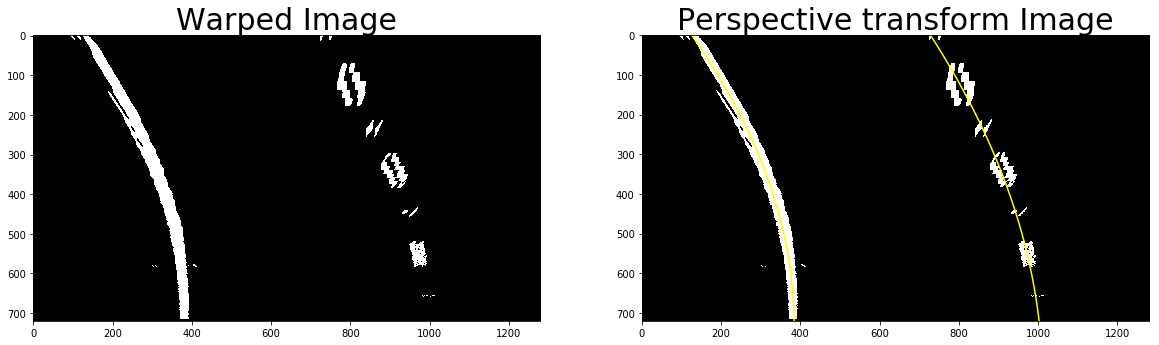
#> input picture Project4/test_images_me/detect_lines.png, 1159 x 345 px, given in place of calibration1.jpg, which was not available
$ jupyter execute --allow-errors Advanced_Lane_Finding_P4.ipynb   (shell and % lines are left out)   (older library calls are emulated)   (text cells are left out)
#> lines starting #> are read from the running program, lines starting #| are printed output that depends on the picture; pictures that were not available may be replaced by others from this repository, and a replacement may not be noted
[cell 1]
#set your chessboard size to 9x6 for the project
import matplotlib.image as mpimg
import glob
import numpy as np
import cv2
import matplotlib.pyplot as plt
import pickle

# prepare object points, like (0,0,0), (1,0,0), (2,0,0) ....,(8,5,0)
objp = np.zeros((9*6,3), np.float32)
objp[:,:2] = np.mgrid[0:9, 0:6].T.reshape(-1,2)

# Arrays to store object points and image points from all the images.
objpoints = [] # 3d points in real world space
imgpoints = [] # 2d points in image plane.

#read images
images = glob.glob('camera_cal/calibration*.jpg')
for idx,image in enumerate(images):
    #gray transform
    img = mpimg.imread(image)
    gray = cv2.cvtColor(img,cv2.COLOR_RGB2GRAY)
    #find chessboard
    nx,ny = 9,6
    ret,corners = cv2.findChessboardCorners(gray,(nx,ny),None)
    if ret==True:
        objpoints.append(objp)
        imgpoints.append(corners)
        #draw chessboard,optional
        draw = cv2.drawChessboardCorners(img,(nx,ny),corners,ret)

#camera calibration
#> (the rest of this cell did not finish here and is left out)

[cell 2]
#undistorting the images
img = mpimg.imread('camera_cal/calibration1.jpg')
#> img is the input picture: shape (345, 1159, 4) float32; mean R, G, B, A 0.275, 0.275, 0.273, 0.743
#> (the rest of this cell did not finish here and is left out)

[cell 3]
# Read in an image
image = mpimg.imread('test_images/test5.jpg')
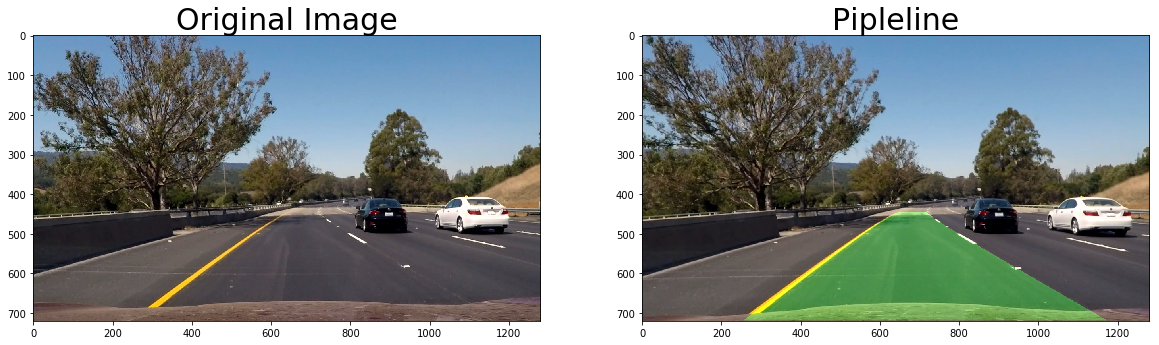
#> input picture Project4/test_images_me/pipleline.png, 1159 x 345 px, given in place of test5.jpg, which was not available
#> image is the input picture: shape (345, 1159, 4) float32; mean R, G, B, A 0.53, 0.561, 0.559, 0.738

def sobel_threshold(img, sobel_kernel=3, orient='x',thresh=(0,255)):
     # Apply the following steps to img
    # 1) Convert to grayscale
    gray = cv2.cvtColor(img,cv2.COLOR_RGB2GRAY)
    # 2) Take the derivative in x or y given orient = 'x' or 'y'
    if orient == 'x':
        sobel_val = cv2.Sobel(gray,cv2.CV_64F,1,0)
    elif orient == 'y':
        sobel_val = cv2.Sobel(gray,cv2.CV_64F,0,1)
    # 3) Take the absolute value of the derivative or gradient
    abs_sobel = np.absolute(sobel_val)
    # 4) Scale to 8-bit (0 - 255) then convert to type = np.uint8
    scaled_sobel = np.uint8(255*abs_sobel/np.max(abs_sobel))

    # 5) Create a mask of 1's where the scaled gradient magnitude
            # is > thresh_min and < thresh_max
    binary_output = np.zeros_like(scaled_sobel)
    # 6) Return this mask as your binary_output image
    binary_output[(scaled_sobel>thresh[0])&(scaled_sobel<thresh[1])] = 1
    return binary_output

def hls_threshold(img,channel='s',thresh=(0,255)):
    hls = cv2.cvtColor(img,cv2.COLOR_RGB2HLS)
    if channel == 'h':
        channel_val = hls[:,:,0]
    elif channel == 'l':
        channel_val = hls[:,:,1]
    elif channel == 's':
        channel_val = hls[:,:,2]
    #scaled_channel = np.uint8(255*channel_val*1.0/np.max(channel_val))
    scaled_channel = channel_val
    binary = np.zeros_like(scaled_channel)
    binary[(scaled_channel>thresh[0])&(scaled_channel<=thresh[1])]=1
    return binary


# Run the function
def sobel_hls_threshold(img,sobel_kernel,orient,sobel_thresh,hls_thresh):
    dir_binary = sobel_threshold(img, sobel_kernel=3,orient='x',thresh=sobel_thresh)
    channel_binary = hls_threshold(img,channel='s',thresh=hls_thresh)
    result_binary = np.zeros_like(channel_binary)
    result_binary[(dir_binary==1)|(channel_binary==1)]=1
    return result_binary
#the result
res = sobel_hls_threshold(image,sobel_kernel=3,orient='x',sobel_thresh=(55,150),hls_thresh=(180,255))
#> in sobel_threshold, `gray = cv2.cvtColor(img,cv2.COLOR_RGB2GRAY)`:
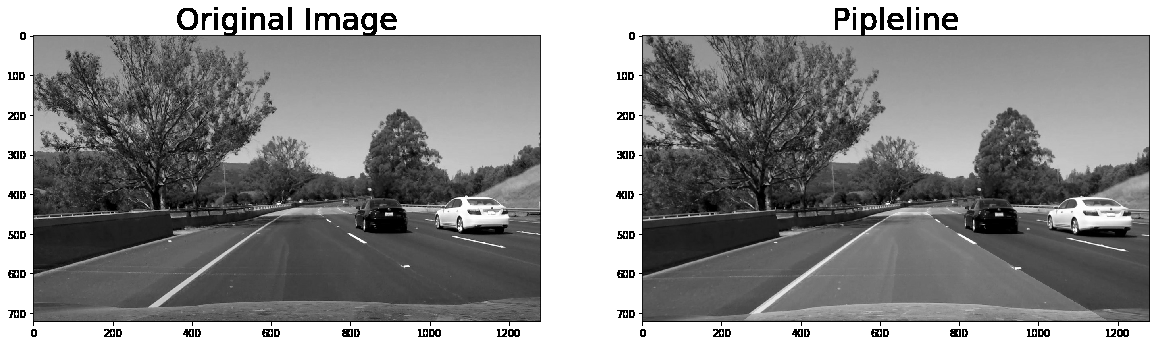
#> gray: shape (345, 1159) float32; min 0, max 1, mean 0.551
#> in sobel_threshold, `sobel_val = cv2.Sobel(gray,cv2.CV_64F,1,0)`:
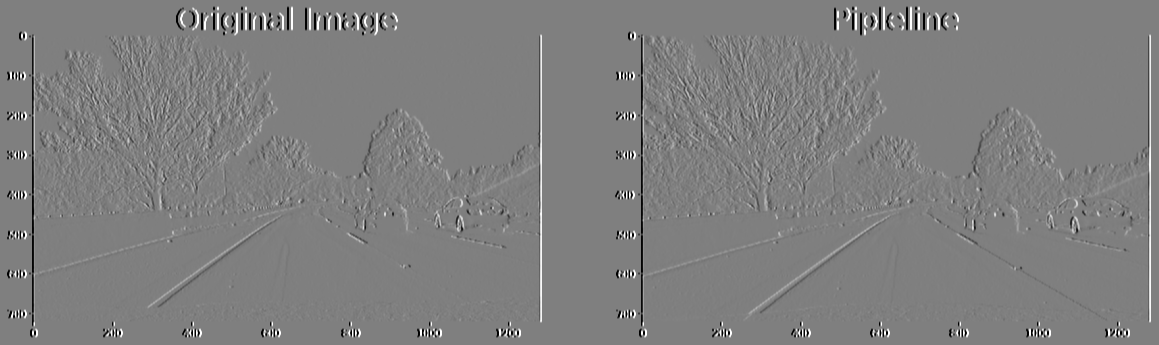
#> sobel_val: shape (345, 1159) float64; min -4, max 4, mean 0; drawn with min black and max white
#> in sobel_threshold, `abs_sobel = np.absolute(sobel_val)`:
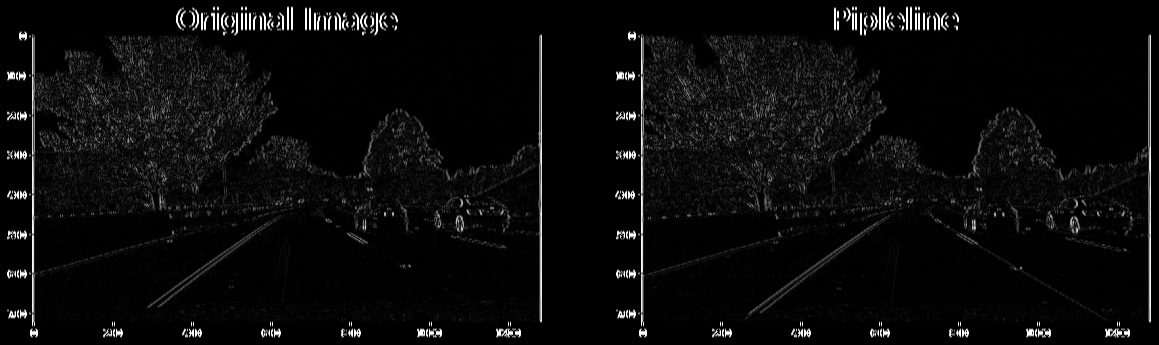
#> abs_sobel: shape (345, 1159) float64; min 0, max 4, mean 0.173; drawn with min black and max white
#> in sobel_hls_threshold, `dir_binary = sobel_threshold(img, sobel_kernel=3,orient='x',thresh=sob..`:
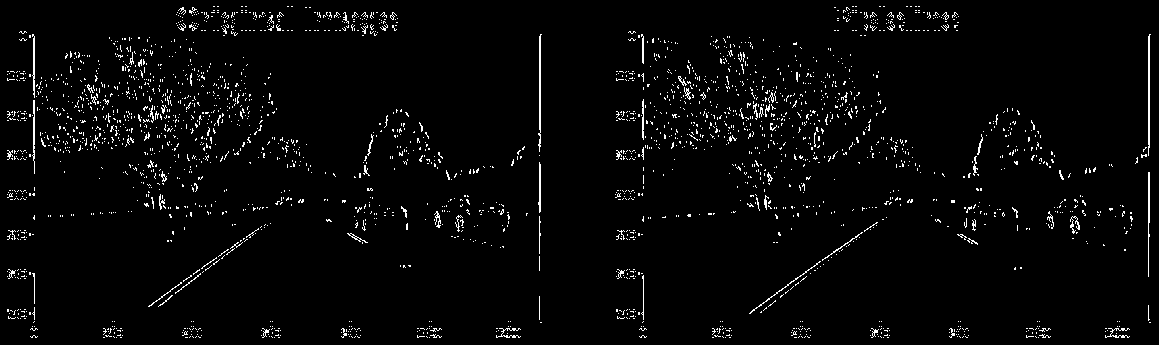
#> dir_binary: shape (345, 1159); values 0 (black) and 1 (white), 2.8% white in thin lines or dots
#> in hls_threshold, `hls = cv2.cvtColor(img,cv2.COLOR_RGB2HLS)`: hls: shape (345, 1159, 3) float32; mean of channels 0, 1, 2 106.5, 0.6, 0.2
#> in hls_threshold, `channel_val = hls[:,:,2]`:
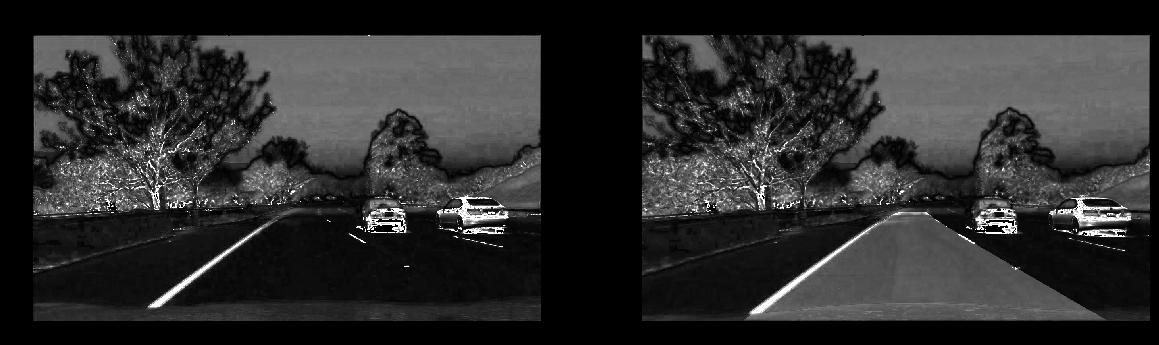
#> channel_val: shape (345, 1159) float32; min 0, max 1, mean 0.175
#> in sobel_hls_threshold, `channel_binary = hls_threshold(img,channel='s',thresh=hls_thresh)`: channel_binary: shape (345, 1159) float32; every value is 0

# Visualize threshold result
f, (ax1, ax2) = plt.subplots(1, 2, figsize=(20,10))
ax1.imshow(image,cmap = 'gray')
ax1.set_title('Original Image', fontsize=30)
ax2.imshow(res,cmap = 'gray')
ax2.set_title('combined sobelx and s channel thresholds', fontsize=30)
plt.show()

[cell 4]
#read image
image = mpimg.imread('test_images/straight_lines1.jpg')

src = np.float32([[197,720],[1142,720],[680,445],[599,445]])
dst = np.float32([[317,720],[955,720],[955,0],[317,0]])
M = cv2.getPerspectiveTransform(src,dst)
Minv =cv2.getPerspectiveTransform(dst,src)
#warp images
img_size = (image.shape[1],image.shape[0])
#> img_size = (1159, 345)
warped = cv2.warpPerspective(image,M,img_size)
#> warped: shape (345, 1159, 4) float32; every value is 0

# Visualize threshold result
f, (ax1, ax2) = plt.subplots(1, 2, figsize=(20,10))
ax1.imshow(image,cmap = 'gray')
ax1.set_title('Original Image', fontsize=30)
ax2.imshow(warped,cmap = 'gray')
ax2.set_title('Perspective transform Image', fontsize=30)
plt.show()

#> (a cell that did not finish here is left out)

[cell 6]
import numpy as np
import cv2
import matplotlib.pyplot as plt

# [78 lines left out: function detect_line, not called in this run]

#visualization
f, (ax1, ax2) = plt.subplots(1, 2, figsize=(20,10))
#> (the rest of this cell did not finish here and is left out)

[cell 7]
# Define conversions in x and y from pixels space to meters
# [19 lines left out: function cal_curvature_offset, not called in this run]
    #return left_curverad,right_curverad,offset

#> (the rest of this cell did not finish here and is left out)

[cell 8]
# Define a class to receive the characteristics of each line detection
class Line():
    # [21 lines left out: function __init__, not called in this run]

[cell 9]
# [18 lines left out: function unwarped_line, not called in this run]
#> (the rest of this cell did not finish here and is left out)

[cell 10]
#read image
image = mpimg.imread('test_images/test6.jpg')
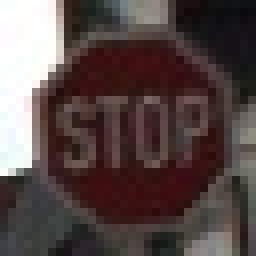
#> input picture P2/examples/test6.jpg, 32 x 32 px, found by its file name (shown 8 times larger)
#> image is the input picture: shape (32, 32, 3); mean R, G, B 87.3, 72.7, 70.9

def pipleline(image,sobel_kernel,orient,sobel_thresh,hls_thresh,nwindows=9,margin=100,minpix=50):
    #undistort image
    undist_image = cv2.undistort(image,mtx,dist,None,mtx)
    #sobelx and hls threshold
    thresh_image = sobel_hls_threshold(undist_image,sobel_kernel=sobel_kernel,orient=orient,sobel_thresh=sobel_thresh,hls_thresh=hls_thresh)
    #warp images
    img_size = (image.shape[1],image.shape[0])
    warped_image = cv2.warpPerspective(thresh_image,M,img_size)
    #detect line
    left_fit,right_fit,left_fitx,right_fitx = detect_line(warped_image,nwindows=nwindows,margin=margin,minpix=minpix)
    #
    #cal_curvature_offset(left_fit,right_fit)
    #unwarped line
    ret = unwarped_line(warped_image,undist_image,left_fitx,right_fitx)

    return ret

#> (the rest of this cell did not finish here and is left out)

# Visualize threshold result
f, (ax1, ax2) = plt.subplots(1, 2, figsize=(20,10))
ax1.imshow(image,cmap = 'gray')
ax1.set_title('Original Image', fontsize=30)
ax2.imshow(warped_image,cmap = 'gray')
ax2.set_title('Pipleline', fontsize=30)
plt.show()
